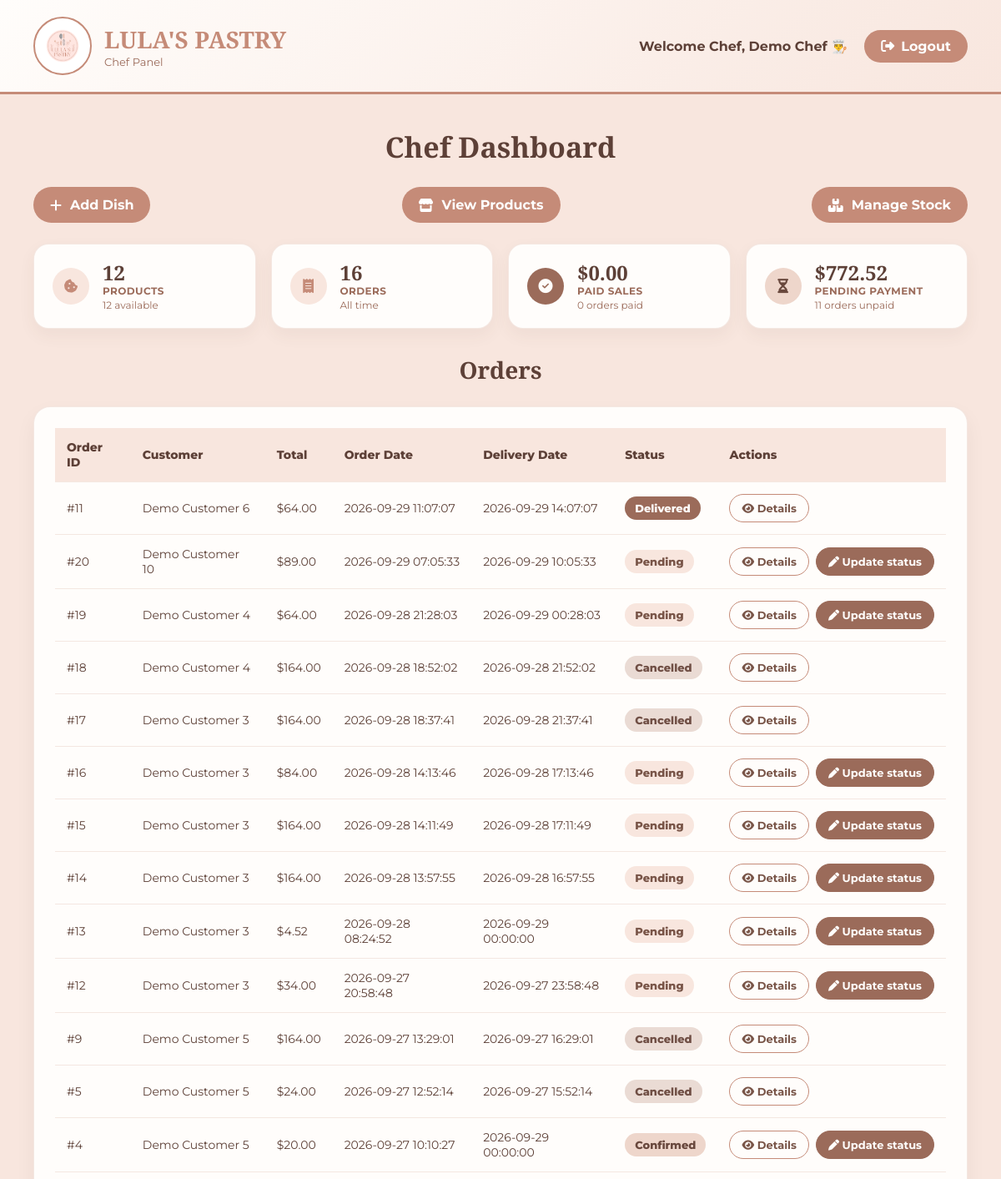
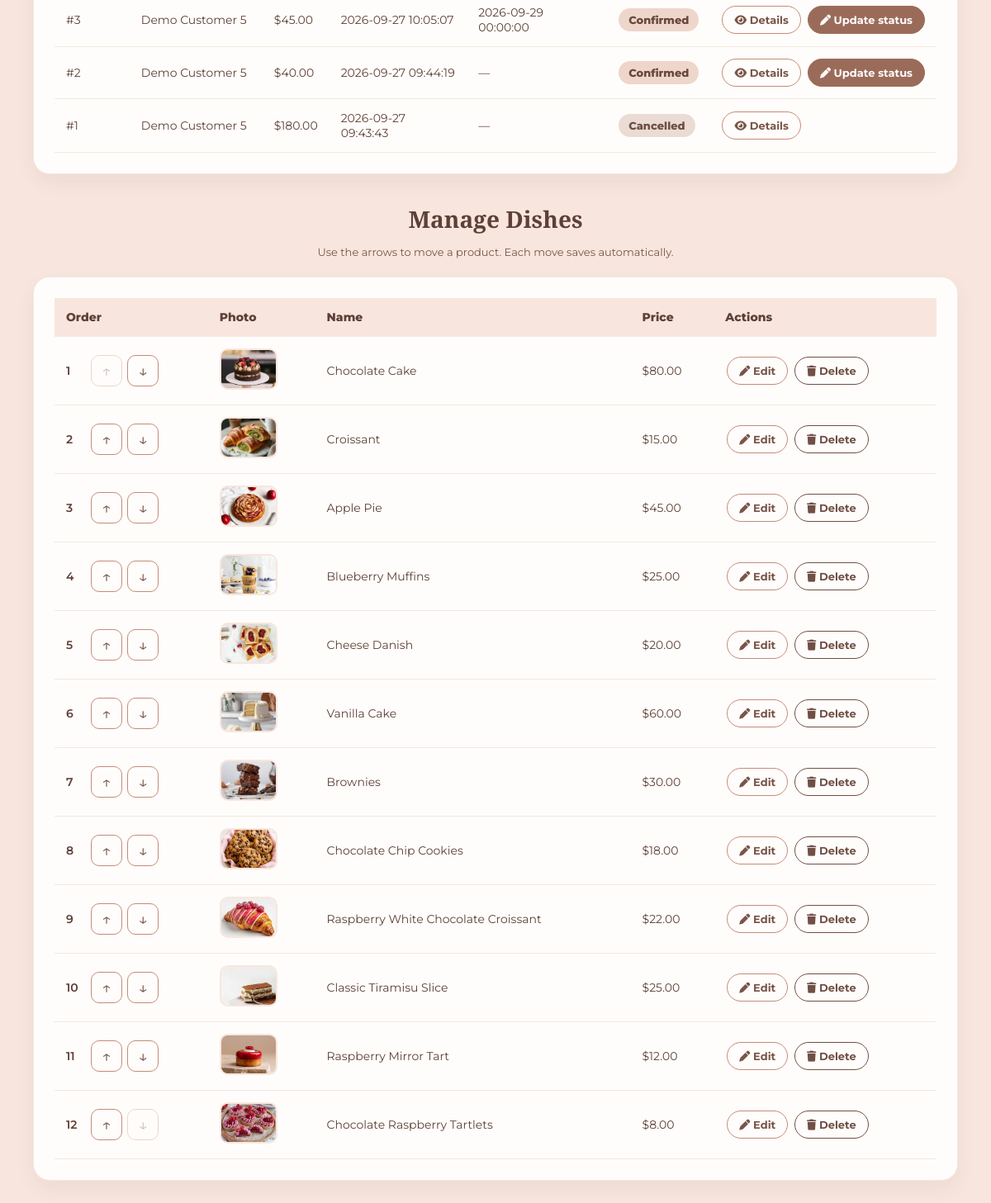
Screenshot of /chef-dashboard.php (signed in) with the database file from the repository (2 pictures, top to bottom).
### tables this page shows
CREATE TABLE `orders` (
  `id` int(11) NOT NULL,
  `order_number` varchar(20) NOT NULL,
  `user_id` int(11) NOT NULL,
  `total_amount` decimal(10,2) NOT NULL,
  `status` enum('pending','confirmed','preparing','baking','ready','delivered','cancelled') DEFAULT 'pending',
  `payment_method` varchar(50) DEFAULT NULL,
  `payment_status` enum('pending','paid','failed') DEFAULT 'pending',
  `order_date` timestamp NOT NULL DEFAULT current_timestamp(),
  `delivery_date` datetime DEFAULT NULL,
  `special_instructions` text DEFAULT NULL,
  `delivery_address` varchar(255) DEFAULT NULL,
  `customer_phone` varchar(30) DEFAULT NULL,
  `delivery_cost` decimal(10,2) NOT NULL DEFAULT 4.00,
  `stock_deducted` tinyint(1) NOT NULL DEFAULT 0
);

CREATE TABLE `users` (
  `id` int(11) NOT NULL,
  `username` varchar(50) NOT NULL,
  `email` varchar(100) NOT NULL,
  `password` varchar(255) NOT NULL,
  `user_type` enum('chef','customer') DEFAULT 'customer',
  `full_name` varchar(100) DEFAULT NULL,
  `phone` varchar(20) DEFAULT NULL,
  `address` text DEFAULT NULL,
  `created_at` timestamp NOT NULL DEFAULT current_timestamp()
);

CREATE TABLE `dishes` (
  `id` int(11) NOT NULL,
  `name` varchar(100) NOT NULL,
  `description` text DEFAULT NULL,
  `price` decimal(10,2) NOT NULL,
  `category` varchar(50) DEFAULT 'pastry',
  `category_id` int(11) DEFAULT NULL,
  `sort_order` int(11) NOT NULL DEFAULT 0,
  `image_url` varchar(255) DEFAULT NULL,
  `available` tinyint(1) DEFAULT 1,
  `stock_quantity` int(10) UNSIGNED NOT NULL DEFAULT 0,
  `is_deleted` tinyint(1) NOT NULL DEFAULT 0,
  `deleted_at` datetime DEFAULT NULL,
  `ingredients` text DEFAULT NULL,
  `preparation_time` int(11) DEFAULT NULL,
  `created_at` timestamp NOT NULL DEFAULT current_timestamp(),
  `chef_id` int(11) DEFAULT NULL
);

### chef-dashboard.php (the view, shortened to what this page needs)
<?php
require_once "db.php";
$statusLabels = [
    'pending' => 'Pending',
    'confirmed' => 'Confirmed',
    'preparing' => 'Preparing',
    'baking' => 'Baking',
    'ready' => 'Ready',
    'delivered' => 'Delivered',
    'cancelled' => 'Cancelled',
];
$transitions = [
    'pending' => ['confirmed', 'cancelled'],
    'confirmed' => ['preparing', 'cancelled'],
    'preparing' => ['baking', 'cancelled'],
    'baking' => ['ready', 'cancelled'],
    'ready' => ['delivered', 'cancelled'],
    'delivered' => [],
    'cancelled' => [],
];
$sql = "SELECT orders.*, users.full_name
        FROM orders
        LEFT JOIN users ON orders.user_id = users.id
        ORDER BY orders.order_date DESC";
$stmt = $pdo->prepare($sql);
$stmt->execute();
$orders = $stmt->fetchAll(PDO::FETCH_ASSOC);
$dishSql = "SELECT id, name, price, image_url, available
            FROM dishes
            WHERE is_deleted = 0
            ORDER BY sort_order ASC, id ASC";
$dishStmt = $pdo->prepare($dishSql);
$dishStmt->execute();
$dishes = $dishStmt->fetchAll(PDO::FETCH_ASSOC);
$productStats = $pdo->query(
    "SELECT COUNT(*) AS total,
            SUM(CASE WHEN available = 1 THEN 1 ELSE 0 END) AS available_count
     FROM dishes
     WHERE is_deleted = 0"
)->fetch(PDO::FETCH_ASSOC);
$totalProducts = (int) ($productStats['total'] ?? 0);
$availableProducts = (int) ($productStats['available_count'] ?? 0);
$totalOrders = count($orders);
$paymentStats = $pdo->query(
    "SELECT payment_status,
            COUNT(*) AS order_count,
            COALESCE(SUM(total_amount), 0) AS total_sales
     FROM orders
     WHERE status != 'cancelled'
     GROUP BY payment_status"
)->fetchAll(PDO::FETCH_ASSOC);
$paidCount = 0;
$paidSales = 0.0;
$pendingCount = 0;
$pendingSales = 0.0;
foreach ($paymentStats as $row) {
    $status = $row['payment_status'] ?? 'pending';
    if ($status === 'paid') {
        $paidCount = (int) $row['order_count'];
        $paidSales = (float) $row['total_sales'];
    } else {
        $pendingCount += (int) $row['order_count'];
        $pendingSales += (float) $row['total_sales'];
    }
}
$chefName = $_SESSION["chef_name"] ?? "Chef";
?>
<!DOCTYPE html>
<html lang="en">
<head>
    <link rel="stylesheet" href="https://cdnjs.cloudflare.com/ajax/libs/font-awesome/6.4.0/css/all.min.css">
</head>
<body>
    <div class="header">
        <div class="logo-area">
            <img src="asssets/logo.png" class="logo" alt="Logo">
            <div class="brand">
                <h1>LULA'S PASTRY</h1>
                <p>Chef Panel</p>
            </div>
        </div>
        <div class="header-right">
            <div class="welcome-text">
                Welcome Chef,
                <?php echo htmlspecialchars($chefName); ?> 👨‍🍳
            </div>
            <a href="logout-chef.php" class="btn-link">
                <i class="fas fa-sign-out-alt"></i> Logout
            </a>
        </div>
    </div>
    <div class="content">
        <h2 class="title">Chef Dashboard</h2>
        <div class="top-actions">
            <a href="uploads/add-dish.php" class="btn-action">
                <i class="fas fa-plus"></i> Add Dish
            </a>
            <a href="chef-products.php" class="btn-action">
                <i class="fas fa-store"></i> View Products
            </a>
            <a href="chef-stock.php" class="btn-action">
                <i class="fas fa-boxes-stacked" aria-hidden="true"></i>
                Manage Stock
            </a>
        </div>
        <div class="stats-grid">
            <div class="stat-card">
                <div class="stat-icon">
                    <i class="fas fa-cookie-bite"></i>
                </div>
                <div>
                    <div class="stat-number"><?php echo $totalProducts; ?></div>
                    <div class="stat-label">Products</div>
                    <div class="stat-sub"><?php echo $availableProducts; ?> available</div>
                </div>
            </div>
            <div class="stat-card">
                <div class="stat-icon">
                    <i class="fas fa-receipt"></i>
                </div>
                <div>
                    <div class="stat-number"><?php echo $totalOrders; ?></div>
                    <div class="stat-label">Orders</div>
                    <div class="stat-sub">All time</div>
                </div>
            </div>
            <div class="stat-card">
                <div class="stat-icon paid">
                    <i class="fas fa-check-circle"></i>
                </div>
                <div>
                    <div class="stat-number">
                        $<?php echo number_format($paidSales, 2); ?>
                    </div>
                    <div class="stat-label">Paid sales</div>
                    <div class="stat-sub"><?php echo $paidCount; ?> orders paid</div>
                </div>
            </div>
            <div class="stat-card">
                <div class="stat-icon pending">
                    <i class="fas fa-hourglass-half"></i>
                </div>
                <div>
                    <div class="stat-number">
                        $<?php echo number_format($pendingSales, 2); ?>
                    </div>
                    <div class="stat-label">Pending payment</div>
                    <div class="stat-sub"><?php echo $pendingCount; ?> orders unpaid</div>
                </div>
            </div>
        </div>
        <h2 class="title" style="font-size:28px;">Orders</h2>
        <div class="table-box">
            <table>
                <thead>
                    <tr>
                        <th>Order ID</th>
                        <th>Customer</th>
                        <th>Total</th>
                        <th>Order Date</th>
                        <th>Delivery Date</th>
                        <th>Status</th>
                        <th>Actions</th>
                    </tr>
                </thead>
                <tbody>
                    <?php if (count($orders) === 0): ?>
                        <tr>
                            <td colspan="7" style="text-align:center;padding:30px;">
                                No orders yet.
                            </td>
                        </tr>
                    <?php else: ?>
                        <?php foreach ($orders as $order): ?>
                            <?php
                            $currentStatus = (string) ($order['status'] ?? '');
                            $knownStatus = isset($statusLabels[$currentStatus]);
                            $statusClass = $knownStatus
                                ? $currentStatus
                                : 'other';
                            $statusLabel = $statusLabels[$currentStatus]
                                ?? 'Needs review';
                            $allowedStatuses = $transitions[$currentStatus]
                                ?? ['pending', 'cancelled'];
                            $customerNameRow = !empty($order["full_name"])
                                ? $order["full_name"]
                                : "Unknown Customer";
                            ?>
                            <tr>
                                <td>#<?php echo (int) $order["id"]; ?></td>
                                <td>
                                    <?php echo htmlspecialchars($customerNameRow); ?>
                                </td>
                                <td>
                                    $<?php echo number_format($order["total_amount"], 2); ?>
                                </td>
                                <td>
                                    <?php echo htmlspecialchars($order["order_date"]); ?>
                                </td>
                                <td>
                                    <?php echo htmlspecialchars($order["delivery_date"] ?? "—"); ?>
                                </td>
                                <td>
                                    <span class="status <?php echo $statusClass; ?>">
                                        <?php echo htmlspecialchars($statusLabel, ENT_QUOTES, 'UTF-8'); ?>
                                    </span>
                                </td>
                                <td>
                                    <div class="order-actions">
                                        <a
                                            href="chef-order-details.php?id=<?php echo (int) $order['id']; ?>"
                                            class="action-btn details-btn"
                                        >
                                            <i class="fas fa-eye" aria-hidden="true"></i>
                                            Details
                                        </a>
                                        <?php if ($allowedStatuses): ?>
                                            <button
                                                type="button"
                                                class="action-btn update-btn"
                                                data-open-dialog="order-dialog-<?php echo (int) $order['id']; ?>"
                                                aria-haspopup="dialog"
                                            >
                                                <i class="fas fa-pen" aria-hidden="true"></i>
                                                Update status
                                            </button>
                                        <?php endif; ?>
                                    </div>
                                </td>
                            </tr>
                        <?php endforeach; ?>
                    <?php endif; ?>
                </tbody>
            </table>
        </div>
        <h2 id="manage-dishes" class="title" style="font-size:28px;">
            Manage Dishes
        </h2>
        <p class="sort-note">
            Use the arrows to move a product. Each move saves automatically.
        </p>
        <div class="table-box">
            <table>
                <thead>
                    <tr>
                        <th>Order</th>
                        <th>Photo</th>
                        <th>Name</th>
                        <th>Price</th>
                        <th>Actions</th>
                    </tr>
                </thead>
                <tbody>
                    <?php if (count($dishes) === 0): ?>
                        <tr>
                            <td colspan="5" style="text-align:center;padding:30px;">
                                No dishes found.
                            </td>
                        </tr>
                    <?php else: ?>
                        <?php foreach ($dishes as $dishIndex => $dish): ?>
                            <?php
                            $img = !empty($dish["image_url"])
                                ? $dish["image_url"]
                                : "asssets/logo.png";
                            ?>
                            <tr>
                                <td>
                                    <form
                                        method="post"
                                        action="chef-dashboard.php#manage-dishes"
                                        class="sort-controls"
                                    >
                                        <span class="sort-position">
                                            <?php echo $dishIndex + 1; ?>
                                        </span>
                                        <button
                                            type="submit"
                                            name="direction"
                                            value="up"
                                            class="sort-btn"
                                            aria-label="Move <?php echo htmlspecialchars($dish['name'], ENT_QUOTES, 'UTF-8'); ?> up"
                                            <?php echo $dishIndex === 0 ? 'disabled' : ''; ?>
                                        >↑</button>
                                        <button
                                            type="submit"
                                            name="direction"
                                            value="down"
                                            class="sort-btn"
                                            aria-label="Move <?php echo htmlspecialchars($dish['name'], ENT_QUOTES, 'UTF-8'); ?> down"
                                            <?php echo $dishIndex === count($dishes) - 1 ? 'disabled' : ''; ?>
                                        >↓</button>
                                    </form>
                                </td>
                                <td>
                                    <img
                                        src="<?php echo htmlspecialchars($img); ?>"
                                        class="dish-img"
                                    >
                                </td>
                                <td>
                                    <?php echo htmlspecialchars($dish["name"]); ?>
                                </td>
                                <td>
                                    $<?php echo number_format($dish["price"], 2); ?>
                                </td>
                                <td>
                                    <a
                                        href="uploads/edit-dish.php?id=<?php echo (int) $dish['id']; ?>"
                                        class="action-btn details-btn"
                                    >
                                        <i class="fas fa-pen" aria-hidden="true"></i>
                                        Edit
                                    </a>
                                    <a
                                        href="uploads/delete-dish.php?id=<?php echo (int) $dish['id']; ?>"
                                        class="action-btn delete-btn"
                                    >
                                        <i class="fas fa-trash"></i> Delete
                                    </a>
                                </td>
                            </tr>
                        <?php endforeach; ?>
                    <?php endif; ?>
                </tbody>
            </table>
        </div>
    </div>
</body>
</html>

### rows the page displays
orders: id "11", user.full_name "Demo Customer 6", total_amount "64.00", order_date "2026-09-29 11:07:07", delivery_date "2026-09-29 14:07:07", status "Delivered"
orders: id "20", user.full_name "Demo Customer 10", total_amount "89.00", order_date "2026-09-29 07:05:33", delivery_date "2026-09-29 10:05:33", status "Pending"
orders: id "19", user.full_name "Demo Customer 4", total_amount "64.00", order_date "2026-09-28 21:28:03", delivery_date "2026-09-29 00:28:03", status "Pending"
orders: id "18", user.full_name "Demo Customer 4", total_amount "164.00", order_date "2026-09-28 18:52:02", delivery_date "2026-09-28 21:52:02", status "Cancelled"
orders: id "17", user.full_name "Demo Customer 3", total_amount "164.00", order_date "2026-09-28 18:37:41", delivery_date "2026-09-28 21:37:41", status "Cancelled"
orders: id "16", user.full_name "Demo Customer 3", total_amount "84.00", order_date "2026-09-28 14:13:46", delivery_date "2026-09-28 17:13:46", status "Pending"
orders: id "15", user.full_name "Demo Customer 3", total_amount "164.00", order_date "2026-09-28 14:11:49", delivery_date "2026-09-28 17:11:49", status "Pending"
orders: id "14", user.full_name "Demo Customer 3", total_amount "164.00", order_date "2026-09-28 13:57:55", delivery_date "2026-09-28 16:57:55", status "Pending"
orders: id "13", user.full_name "Demo Customer 3", total_amount "4.52", order_date "2026-09-28 08:24:52", delivery_date "2026-09-29 00:00:00", status "Pending"
orders: id "12", user.full_name "Demo Customer 3", total_amount "34.00", order_date "2026-09-27 20:58:48", delivery_date "2026-09-27 23:58:48", status "Pending"
orders: id "9", user.full_name "Demo Customer 5", total_amount "164.00", order_date "2026-09-27 13:29:01", delivery_date "2026-09-27 16:29:01", status "Cancelled"
orders: id "5", user.full_name "Demo Customer 5", total_amount "24.00", order_date "2026-09-27 12:52:14", delivery_date "2026-09-27 15:52:14", status "Cancelled"
orders: id "4", user.full_name "Demo Customer 5", total_amount "20.00", order_date "2026-09-27 10:10:27", delivery_date "2026-09-29 00:00:00", status "Confirmed"
orders: id "3", user.full_name "Demo Customer 5", total_amount "45.00", order_date "2026-09-27 10:05:07", delivery_date "2026-09-29 00:00:00", status "Confirmed"
orders: id "2", user.full_name "Demo Customer 5", total_amount "40.00", order_date "2026-09-27 09:44:19", delivery_date "—", status "Confirmed"
orders: id "1", user.full_name "Demo Customer 5", total_amount "180.00", order_date "2026-09-27 09:43:43", delivery_date "—", status "Cancelled"
dishes: image_url (picture), name "Chocolate Cake", price "80.00"
dishes: image_url (picture), name "Croissant", price "15.00"
dishes: image_url (picture), name "Apple Pie", price "45.00"
dishes: image_url (picture), name "Blueberry Muffins", price "25.00"
dishes: image_url (picture), name "Cheese Danish", price "20.00"
dishes: image_url (picture), name "Vanilla Cake", price "60.00"
dishes: image_url (picture), name "Brownies", price "30.00"
dishes: image_url (picture), name "Chocolate Chip Cookies", price "18.00"
dishes: image_url (picture), name "Raspberry White Chocolate Croissant", price "22.00"
dishes: image_url (picture), name "Classic Tiramisu Slice", price "25.00"
dishes: image_url (picture), name "Raspberry Mirror Tart", price "12.00"
dishes: image_url (picture), name "Chocolate Raspberry Tartlets", price "8.00"

### other values shown
$chefName "Demo Chef"
$totalProducts "12"
$availableProducts "12"
$totalOrders "16"
$paidSales "0.00"
$paidCount "0"
$pendingSales "772.52"
$pendingCount "11"
